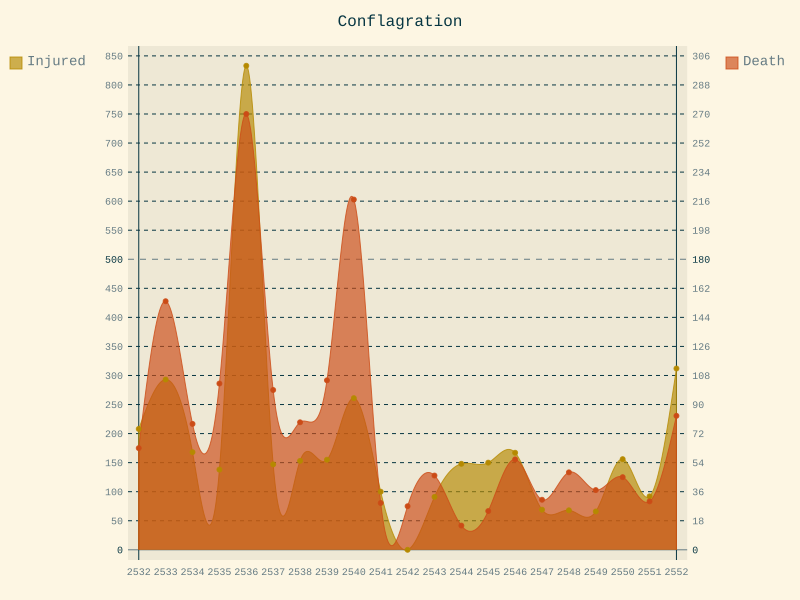

Source code (Python):
import numpy as np
import matplotlib.pyplot as plt
import pandas as pd
import pygal
from pygal.style import LightSolarizedStyle

data = pd.read_csv('Conflagration.csv')
print(data)

#get data injured to list
injured = data.INJURED
list_injured = []
for i in injured:
    list_injured.append(i)
print(list_injured)

#get data death to list
death = data.DEATH
list_death = []
for i in death:
    list_death.append(i)
print(list_death)

#get data damaged to list
damage = data.DAMAGED
list_damage = []
for i in damage:
    list_damage.append(i)
print(list_damage)

#get data year to list
year = data.YEAR
list_year = []
for i in year:
    list_year.append(i)
print(list_year)

chart = pygal.Line(title=u'Conflagration', secondary_range=(0, 306, 18), fill=True, interpolate='cubic', style=LightSolarizedStyle)
chart.x_labels = map(int, list_year)
chart.y_labels = map(int, range(0, 900, 50))
chart.add('Injured', list_injured)
chart.add('Death', list_death, secondary=True)
chart.render_to_file("Conflagration.svg")
#Show Graph Chart_XY
